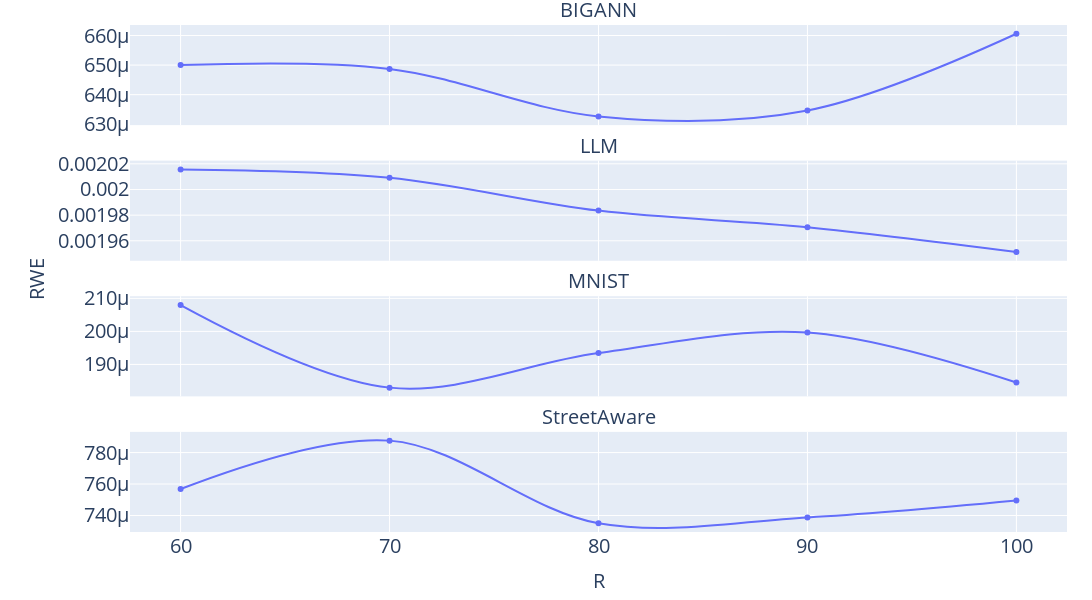

The notebook cell saved with this chart:
### Code cell
import plotly.express as px


fig = px.line(filtered_df_DEGREE_comparisons, x="R", y="Total weight error", facet_col="dataset",markers=True,line_shape='spline',facet_col_wrap=1)

fig.for_each_yaxis(lambda y: y.update(showticklabels=True,matches=None, title = None,tickfont = dict(size=20)))
fig.add_annotation(
    showarrow=False,
    xanchor='center',
    xref='paper', 
    x=-0.1, 
    yanchor='middle',
    yref='paper',
    y=0.5,
    textangle=-90,
    text='RWE'
)
fig.update_xaxes(tickfont=dict(size=20), title_font = dict(size=20))
fig.update_xaxes(tick0=60, dtick=10)
fig.for_each_annotation(lambda a: a.update(text=a.text.split("=")[-1], font = {'size': 20}))
fig.update_layout(margin = dict(t=25, l=130, r=25, b=25),
                        height=600,
                        width=1200)

fig.write_image("../images/updated_Impact-R-RWE.png", scale=3)
fig.show()

### Figure 1 — Plotly figure (JSON) as saved in the notebook; plotly's stock layout.template omitted (floating-point values rounded to 4 significant figures)
{"data": [{"hovertemplate": "dataset=BIGANN<br>R=%{x}<br>Total weight error=%{y}<extra></extra>", "legendgroup": "", "line": {"color": "#636efa", "dash": "solid", "shape": "spline"}, "marker": {"symbol": "circle"}, "mode": "lines+markers", "name": "", "orientation": "v", "showlegend": false, "type": "scatter", "x": [60, 70, 80, 90, 100], "xaxis": "x4", "y": [0.00065, 0.0006487, 0.0006327, 0.0006347, 0.0006606], "yaxis": "y4"}, {"hovertemplate": "dataset=LLM<br>R=%{x}<br>Total weight error=%{y}<extra></extra>", "legendgroup": "", "line": {"color": "#636efa", "dash": "solid", "shape": "spline"}, "marker": {"symbol": "circle"}, "mode": "lines+markers", "name": "", "orientation": "v", "showlegend": false, "type": "scatter", "x": [60, 70, 80, 90, 100], "xaxis": "x3", "y": [0.002016, 0.002009, 0.001984, 0.001971, 0.001951], "yaxis": "y3"}, {"hovertemplate": "dataset=MNIST<br>R=%{x}<br>Total weight error=%{y}<extra></extra>", "legendgroup": "", "line": {"color": "#636efa", "dash": "solid", "shape": "spline"}, "marker": {"symbol": "circle"}, "mode": "lines+markers", "name": "", "orientation": "v", "showlegend": false, "type": "scatter", "x": [60, 70, 80, 90, 100], "xaxis": "x2", "y": [0.000208, 0.000183, 0.0001934, 0.0001997, 0.0001845], "yaxis": "y2"}, {"hovertemplate": "dataset=StreetAware<br>R=%{x}<br>Total weight error=%{y}<extra></extra>", "legendgroup": "", "line": {"color": "#636efa", "dash": "solid", "shape": "spline"}, "marker": {"symbol": "circle"}, "mode": "lines+markers", "name": "", "orientation": "v", "showlegend": false, "type": "scatter", "x": [60, 70, 80, 90, 100], "xaxis": "x", "y": [0.0007568, 0.0007876, 0.0007351, 0.0007388, 0.0007495], "yaxis": "y"}], "layout": {"annotations": [{"font": {"size": 20}, "showarrow": false, "text": "StreetAware", "x": 0.5, "xanchor": "center", "xref": "paper", "y": 0.1975, "yanchor": "bottom", "yref": "paper"}, {"font": {"size": 20}, "showarrow": false, "text": "MNIST", "x": 0.5, "xanchor": "center", "xref": "paper", "y": 0.465, "yanchor": "bottom", "yref": "paper"}, {"font": {"size": 20}, "showarrow": false, "text": "LLM", "x": 0.5, "xanchor": "center", "xref": "paper", "y": 0.7325, "yanchor": "bottom", "yref": "paper"}, {"font": {"size": 20}, "showarrow": false, "text": "BIGANN", "x": 0.5, "xanchor": "center", "xref": "paper", "y": 1, "yanchor": "bottom", "yref": "paper"}, {"font": {"size": 20}, "showarrow": false, "text": "RWE", "textangle": -90, "x": -0.1, "xanchor": "center", "xref": "paper", "y": 0.5, "yanchor": "middle", "yref": "paper"}], "height": 600, "legend": {"tracegroupgap": 0}, "margin": {"b": 25, "l": 130, "r": 25, "t": 25}, "width": 1200, "xaxis": {"anchor": "y", "domain": [0, 1], "dtick": 10, "tick0": 60, "tickfont": {"size": 20}, "title": {"font": {"size": 20}, "text": "R"}}, "xaxis2": {"anchor": "y2", "domain": [0, 1], "dtick": 10, "matches": "x", "showticklabels": false, "tick0": 60, "tickfont": {"size": 20}, "title": {"font": {"size": 20}}}, "xaxis3": {"anchor": "y3", "domain": [0, 1], "dtick": 10, "matches": "x", "showticklabels": false, "tick0": 60, "tickfont": {"size": 20}, "title": {"font": {"size": 20}}}, "xaxis4": {"anchor": "y4", "domain": [0, 1], "dtick": 10, "matches": "x", "showticklabels": false, "tick0": 60, "tickfont": {"size": 20}, "title": {"font": {"size": 20}}}, "yaxis": {"anchor": "x", "domain": [0, 0.1975], "showticklabels": true, "tickfont": {"size": 20}, "title": {}}, "yaxis2": {"anchor": "x2", "domain": [0.2675, 0.465], "showticklabels": true, "tickfont": {"size": 20}, "title": {}}, "yaxis3": {"anchor": "x3", "domain": [0.535, 0.7325], "showticklabels": true, "tickfont": {"size": 20}, "title": {}}, "yaxis4": {"anchor": "x4", "domain": [0.8025, 1], "showticklabels": true, "tickfont": {"size": 20}, "title": {}}}}
